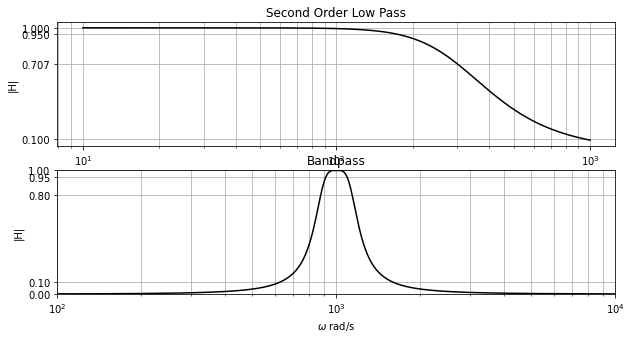

This chart was generated by the following Python code:
################################################################
#                                                              #
# Zachary DeLuca                                               #
# ECE 450                                                      #
# Exam 2                                                       #
# Due: Oct 06                                                  #
#                                                              #
################################################################
import numpy as np                                             #
import matplotlib . pyplot as plt                              #
import scipy as sp                                             #
import scipy . signal as sig                                   #
import pandas as pd                                            #       
import time                                                    #
import math                                                    #
import cmath                                                   #
from scipy . fftpack import fft , fftshift                     #
################################################################

from math import pi, exp, cos, sin, log, sqrt
from control import margin
from control import tf

wc = 1e3
W = 300

n = 2

num = [0,0,W**2]
den =[1,2*cos(1*pi/(2*n))*W,W**2]

system = sig.lti(num,den)
w,Hmag,Hphase = sig.bode(system,10000)

plt.figure(figsize= (10,5))
plt.subplot(2,1,1)
plt.title('Second Order Low Pass',size = 12)
#plt.axis([0.1,10000,0,1])
plt.xlabel('$\omega$ rad/s')
plt.ylabel('|H|')
plt.yticks([0,0.1,0.95,0.707,1])
plt.grid(which='both')
plt.semilogx(w,10**(0.05*Hmag),'k')
plt.savefig('Bode.png',dpi=300)


num = [0,0,W**2,0,0]
den = [1,1.41*W,(2*wc**2+W**2),1.41*W*wc**2,wc**4]

system = sig.lti(num,den)
w,Hmag,Hphase = sig.bode(system,1000)


plt.subplot(2,1,2)
plt.title('Bandpass',size = 12)
plt.axis([wc/10,10*wc,0,1])
plt.xlabel('$\omega$ rad/s')
plt.ylabel('|H|')
plt.yticks([0,0.1,0.95,0.8,1])
plt.xticks([920,1080,700,1300])
plt.grid(which='both')
plt.semilogx(w,10**(0.05*Hmag),'k')
plt.savefig('Bode.png',dpi=300)

dt = 0.0001
NN = 500000
TT = np.arange(0,NN*dt,dt)
y=np.zeros(NN)
f=np.zeros(NN)

A,B,C,D = sig.tf2ss(num,den)
x = np.zeros(np.shape(B))

omega = 800

for i in range(NN):
    f[i] = sin(omega*i*dt)

Omega = str(omega)
plt.figure(figsize = (10,5))
plt.suptitle('$\omega =$ '+Omega,size = 15)
plt.subplot(2,1,1)
plt.title('Input')
plt.axis([0,100/omega,-1.5,1.5])
plt.xlabel('$\omega$ rad/s')
plt.ylabel('|H|')
plt.yticks([0,0.1,0.5,0.707,1])
plt.grid(which='both')
plt.plot(TT,f,'k')

for i in range(NN):
    x = x + dt*A.dot(x) + dt*B*f[i]          
    y[i] = C.dot(x) + D*f[i]
    
plt.subplot(2,1,2)
plt.title('Output')
plt.axis([0,100/omega,-1.5,1.5])
plt.xlabel('$\omega$ rad/s')
plt.ylabel('|H|')
plt.yticks([0,0.1,0.95,0.707,1])
plt.grid(which='both')
plt.plot(TT,y,'k')
plt.savefig('0.95.png',dpi=300)

omega = 1000

for i in range(NN):
    f[i] = sin(omega*i*dt)

Omega = str(omega)
plt.figure(figsize = (10,5))
plt.suptitle('$\omega =$ '+Omega,size = 15)
plt.subplot(2,1,1)
plt.title('Input')
plt.axis([0,100/omega,-1.5,1.5])
plt.xlabel('$\omega$ rad/s')
plt.ylabel('|H|')
plt.yticks([0,0.1,0.5,0.707,1])
plt.grid(which='both')
plt.plot(TT,f,'k')

for i in range(NN):
    x = x + dt*A.dot(x) + dt*B*f[i]          
    y[i] = C.dot(x) + D*f[i]
    
plt.subplot(2,1,2)
plt.title('Output')
plt.axis([0,100/omega,-1.5,1.5])
plt.xlabel('$\omega$ rad/s')
plt.ylabel('|H|')
plt.yticks([0,0.1,0.95,0.707,1])
plt.grid(which='both')
plt.plot(TT,y,'k')
plt.savefig('0.95.png',dpi=300)

omega = 1200

for i in range(NN):
    f[i] = sin(omega*i*dt)

Omega = str(omega)
plt.figure(figsize = (10,5))
plt.suptitle('$\omega =$ '+Omega,size = 15)
plt.subplot(2,1,1)
plt.title('Input')
plt.axis([0,100/omega,-1.5,1.5])
plt.xlabel('$\omega$ rad/s')
plt.ylabel('|H|')
plt.yticks([0,0.1,0.5,0.707,1])
plt.grid(which='both')
plt.plot(TT,f,'k')

for i in range(NN):
    x = x + dt*A.dot(x) + dt*B*f[i]          
    y[i] = C.dot(x) + D*f[i]
    
plt.subplot(2,1,2)
plt.title('Output')
plt.axis([0,100/omega,-1.5,1.5])
plt.xlabel('$\omega$ rad/s')
plt.ylabel('|H|')
plt.yticks([0,0.1,0.95,0.707,1])
plt.grid(which='both')
plt.plot(TT,y,'k')
plt.savefig('0.95.png',dpi=300)
